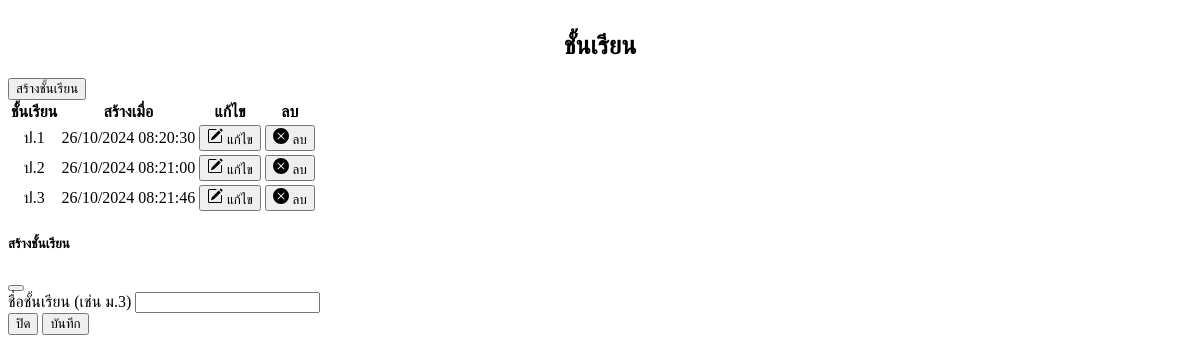
/src/auth/admin/grade_level.php, run on an earlier commit of the app's database.
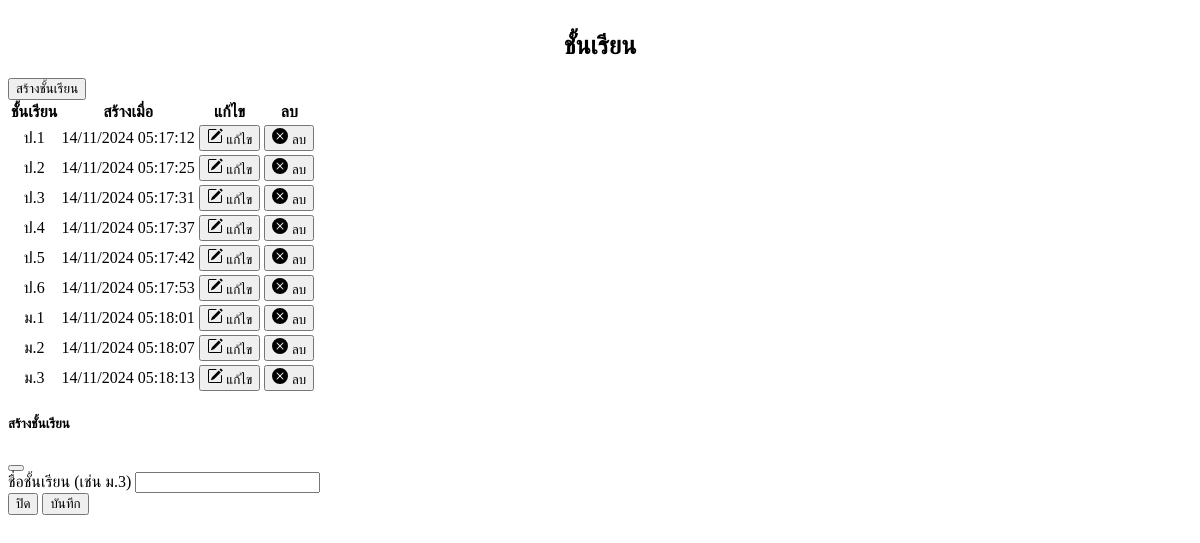
And on a later commit of the database.
### tables this page shows
CREATE TABLE `grade_level` (
  `id` int(11) NOT NULL,
  `grade_level` varchar(255) DEFAULT NULL,
  `created_at` timestamp NOT NULL DEFAULT current_timestamp() ON UPDATE current_timestamp()
);

### src/auth/admin/grade_level.php (the view, shortened to what this page needs)
<!DOCTYPE html>
<html lang="th">
<head>
</head>
<body>
    <?php
    include '../config/ConnectDB.php';
    $grade_sql = "SELECT * FROM `grade_level`";
    $grade_result = $conn->query($grade_sql);
    ?>
    <div class="container-fluid">
        <div class="row">
            <div class="col d-flex align-items-stretch">
                <div class="card w-100">
                    <center>
                        <h1 class="card-title fw-semibold mb-4" style="margin-top: 2rem; font-size:25px">ชั้นเรียน</h1>
                    </center>
                    <div class="card-body p-4">
                        <button type="button" class="btn btn-outline-success m-1" data-bs-toggle="modal" data-bs-target="#addGradeLevelModal">
                            สร้างชั้นเรียน
                        </button>
                        <div class="table-responsive">
                            <table class="table text-nowrap mb-0 align-middle">
                                <thead class="text-dark fs-4">
                                    <tr>
                                        <th><center>ชั้นเรียน</center></th>
                                        <th><center>สร้างเมื่อ</center></th>
                                        <th><center>แก้ไข</center></th>
                                        <th><center>ลบ</center></th>
                                    </tr>
                                </thead>
                                <tbody>
                                    <?php while ($grade_row = mysqli_fetch_array($grade_result)) : ?>
                                        <tr>
                                            <td><center><?php echo $grade_row['grade_level'] ?></center></td>
                                            <td><center><?php echo date("d/m/Y H:i:s", strtotime($grade_row['created_at'])); ?></center></td>
                                            <td>
                                                <center>
                                                    <button type="button" class="btn btn-outline-warning m-1 editGradeBtn" data-id="<?php echo $grade_row['id']; ?>" data-level="<?php echo $grade_row['grade_level']; ?>">
                                                    &nbsp;แก้ไข
                                                    </button>
                                                </center>
                                            </td>
                                            <td>
                                                <center>
                                                    <button type="button" class="btn btn-outline-danger m-1 deleteGradeBtn" data-id="<?php echo $grade_row['id']; ?>" data-level="<?php echo $grade_row['grade_level']; ?>">
                                                        &nbsp;ลบ
                                                    </button>
                                                </center>
                                            </td>
                                        </tr>
                                    <?php endwhile ?>
                                </tbody>
                            </table>
                        </div>
                    </div>
                </div>
            </div>
        </div>
    </div>
    <div class="modal fade" id="addGradeLevelModal" tabindex="-1" aria-labelledby="addGradeLevelModalLabel" aria-hidden="true">
        <div class="modal-dialog">
            <div class="modal-content">
                <form id="addGradeForm">
                    <div class="modal-header">
                        <h5 class="modal-title">สร้างชั้นเรียน</h5>
                        <button type="button" class="btn-close" data-bs-dismiss="modal"></button>
                    </div>
                    <div class="modal-body">
                        <div class="mb-3">
                            <label class="form-label">ชื่อชั้นเรียน (เช่น ม.3)</label>
                            <input type="text" class="form-control" id="gradeLevel" name="grade_level" required>
                        </div>
                    </div>
                    <div class="modal-footer">
                        <button type="button" class="btn btn-secondary" data-bs-dismiss="modal">ปิด</button>
                        <button type="submit" class="btn btn-primary">บันทึก</button>
                    </div>
                </form>
            </div>
        </div>
    </div>
</body>
</html>

What changed in the data, as far as the page shows it:
added grade_level: grade_level "ป.1", created_at "14/11/2024 05:17:12"
changed grade_level (number 2 of 9 on the later page): grade_level "ป.1" → "ป.2"; created_at "26/10/2024 08:20:30" → "14/11/2024 05:17:25"
changed grade_level (number 3 of 9 on the later page): grade_level "ป.2" → "ป.3"; created_at "26/10/2024 08:21:00" → "14/11/2024 05:17:31"
changed grade_level (number 4 of 9 on the later page): grade_level "ป.3" → "ป.4"; created_at "26/10/2024 08:21:46" → "14/11/2024 05:17:37"
added grade_level: grade_level "ป.5", created_at "14/11/2024 05:17:42"
added grade_level: grade_level "ป.6", created_at "14/11/2024 05:17:53"
added grade_level: grade_level "ม.1", created_at "14/11/2024 05:18:01"
added grade_level: grade_level "ม.2", created_at "14/11/2024 05:18:07"
added grade_level: grade_level "ม.3", created_at "14/11/2024 05:18:13"
